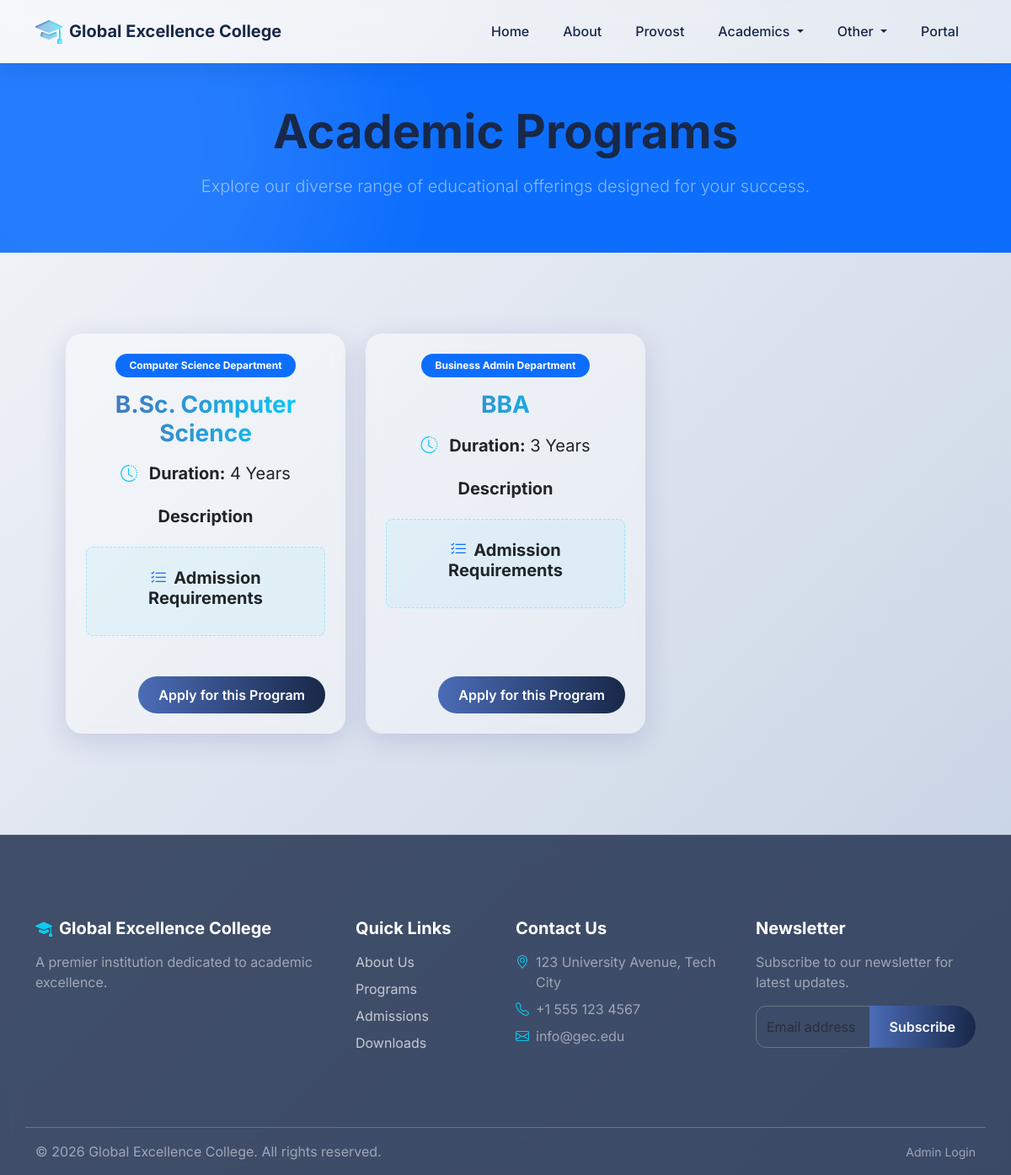
The app's page /pages/programs.php with its own data.
### tables this page shows
CREATE TABLE IF NOT EXISTS institution (
    id INT AUTO_INCREMENT PRIMARY KEY,
    name VARCHAR(255) NOT NULL,
    logo VARCHAR(255),
    motto VARCHAR(255),
    description TEXT,
    address TEXT,
    phone VARCHAR(50),
    email VARCHAR(100),
    website VARCHAR(100),
    facebook VARCHAR(100),
    twitter VARCHAR(100),
    instagram VARCHAR(100),
    map_embed TEXT,
    created_at TIMESTAMP DEFAULT CURRENT_TIMESTAMP
);

CREATE TABLE IF NOT EXISTS programs (
    id INT AUTO_INCREMENT PRIMARY KEY,
    department_id INT,
    name VARCHAR(255) NOT NULL,
    duration VARCHAR(50),
    description TEXT,
    requirements TEXT,
    created_at TIMESTAMP DEFAULT CURRENT_TIMESTAMP,
    FOREIGN KEY (department_id) REFERENCES departments(id) ON DELETE SET NULL
);

CREATE TABLE IF NOT EXISTS departments (
    id INT AUTO_INCREMENT PRIMARY KEY,
    name VARCHAR(255) NOT NULL,
    description TEXT,
    hod VARCHAR(255),
    created_at TIMESTAMP DEFAULT CURRENT_TIMESTAMP
);

### pages/programs.php (the view, shortened to what this page needs)
<?php
require_once __DIR__ . '/../includes/header.php';
require_once __DIR__ . '/../includes/navbar.php';
$stmt = $pdo->query("SELECT p.*, d.name as department_name FROM programs p LEFT JOIN departments d ON p.department_id = d.id ORDER BY p.name ASC");
$programs = $stmt->fetchAll();
?>
<div class="container-fluid py-5 bg-primary text-white text-center glass-panel rounded-0 border-0 shadow-none position-relative overflow-hidden">
    <div class="hero-shape hero-shape-2" style="background: rgba(255,255,255,0.1); width: 600px; height: 600px; top:-200px; left:-200px;"></div>
    <div class="container position-relative z-index-1">
        <h1 class="display-4 fw-bold mb-3">Academic Programs</h1>
        <p class="lead text-white-50">Explore our diverse range of educational offerings designed for your success.</p>
    </div>
</div>
<div class="container p-md-5 p-4 my-md-5 my-4">
    <?php if(count($programs) > 0): ?>
        <div class="row g-4">
            <?php foreach($programs as $prog): ?>
                <div class="col-lg-4 col-md-6 mb-4" id="prog-<?= $prog['id'] ?>">
                    <div class="card glass-card h-100 border-0 flex-column d-flex">
                        <div class="card-body p-md-4 p-3 text-center flex-grow-1">
                            <span class="badge bg-primary px-3 py-2 rounded-pill mb-3"><?= htmlspecialchars($prog['department_name'] ?? 'General') ?> Department</span>
                            <h3 class="card-title fw-bold mb-3 gradient-text"><?= htmlspecialchars($prog['name']) ?></h3>
                            <ul class="list-unstyled mb-4">
                                <li class="mb-2 fs-5"><i class="bi bi-clock-history text-info me-2"></i> <strong>Duration:</strong> <?= htmlspecialchars($prog['duration']) ?></li>
                            </ul>
                            <div class="mb-4 text-secondary lh-lg">
                                <h5 class="text-dark fw-bold mb-2">Description</h5>
                            </div>
                            <div class="p-4 rounded-3" style="background: rgba(0, 210, 255, 0.05); border: 1px dashed rgba(0, 210, 255, 0.3);">
                                <h5 class="text-dark fw-bold mb-2"><i class="bi bi-list-check me-2 text-primary"></i>Admission Requirements</h5>
                            </div>
                        </div>
                        <div class="card-footer bg-transparent border-0 p-4 text-end">
                            <a href="https://portal.cshtgusau.com/apply" class="btn btn-primary-custom">Apply for this Program</a>
                        </div>
                    </div>
                </div>
            <?php endforeach; ?>
        </div>
    <?php endif; ?>
</div>
<?php require_once __DIR__ . '/../includes/footer.php'; ?>

### includes/navbar.php (shortened to what this page needs)
<?php
$currentPage = basename($_SERVER['PHP_SELF']);
?>
<nav class="navbar navbar-expand-lg sticky-top glass-nav">
    <div class="container">
        <a class="navbar-brand d-flex align-items-center" href="<?= $base_dir ?>index.php">
            <?php if(!empty($institution['logo'])): ?>
                <img src="<?= $base_dir ?>assets/uploads/<?= htmlspecialchars($institution['logo']) ?>" alt="Logo" height="40" class="me-2">
            <?php else: ?>
                <i class="bi bi-mortarboard-fill fs-2 me-2 gradient-text"></i>
            <?php endif; ?>
            <span><?= $siteTitle ?></span>
        </a>
        <div class="collapse navbar-collapse" id="navbarNav">
            <ul class="navbar-nav ms-auto">
                <li class="nav-item">
                    <a class="nav-link <?= $currentPage == 'index.php' ? 'active' : '' ?>" href="<?= $base_dir ?>index.php">Home</a>
                </li>
                <li class="nav-item">
                    <a class="nav-link <?= $currentPage == 'about.php' ? 'active' : '' ?>" href="<?= $base_dir ?>pages/about.php">About</a>
                </li>
                <li class="nav-item">
                    <a class="nav-link <?= $currentPage == 'provost.php' ? 'active' : '' ?>" href="<?= $base_dir ?>pages/provost.php">Provost</a>
                </li>
                <li class="nav-item dropdown">
                    <a class="nav-link dropdown-toggle <?= in_array($currentPage, ['programs.php', 'departments.php']) ? 'active' : '' ?>" href="#" role="button" data-bs-toggle="dropdown">
                        Academics
                    </a>
                </li>
                <li class="nav-item dropdown">
                    <a class="nav-link dropdown-toggle <?= in_array($currentPage, ['news.php', 'events.php', 'gallery.php', 'downloads.php']) ? 'active' : '' ?>" href="#" role="button" data-bs-toggle="dropdown">
                        Other
                    </a>
                </li>
                <li class="nav-item">
                    <a class="nav-link"  href="https://portal.cshtgusau.com/login">Portal</a>
                </li>
            </ul>
        </div>
    </div>
</nav>

### includes/footer.php (shortened to what this page needs)
<footer class="glass-footer">
    <div class="container py-5">
        <div class="row gy-4">
            <div class="col-lg-4 col-md-6">
                <h5 class="text-white mb-3 d-flex align-items-center">
                    <i class="bi bi-mortarboard-fill me-2 text-info"></i> <?= $siteTitle ?>
                </h5>
                <p class="text-white-50"><?= htmlspecialchars($institution['description'] ?? 'A premier institution of learning.') ?></p>
            </div>
            <div class="col-lg-2 col-md-6">
                <h5 class="text-white mb-3">Quick Links</h5>
                <ul class="list-unstyled text-white-50">
                    <li class="mb-2"><a href="<?= $base_dir ?>pages/about.php">About Us</a></li>
                    <li class="mb-2"><a href="<?= $base_dir ?>pages/programs.php">Programs</a></li>
                    <li class="mb-2"><a href="https://portal.cshtgusau.com/apply">Admissions</a></li>
                    <li class="mb-2"><a href="<?= $base_dir ?>pages/downloads.php">Downloads</a></li>
                </ul>
            </div>
            <div class="col-lg-3 col-md-6">
                <h5 class="text-white mb-3">Contact Us</h5>
                <ul class="list-unstyled text-white-50">
                    <li class="mb-2 d-flex"><i class="bi bi-geo-alt me-2 text-info"></i> <span><?= htmlspecialchars($institution['address'] ?? '123 Education Street') ?></span></li>
                    <li class="mb-2 d-flex"><i class="bi bi-telephone me-2 text-info"></i> <span><?= htmlspecialchars($institution['phone'] ?? '+1 234 567 890') ?></span></li>
                    <li class="mb-2 d-flex"><i class="bi bi-envelope me-2 text-info"></i> <span><?= htmlspecialchars($institution['email'] ?? 'info@school.edu') ?></span></li>
                </ul>
            </div>
            <div class="col-lg-3 col-md-6">
                <h5 class="text-white mb-3">Newsletter</h5>
                <p class="text-white-50 mb-3">Subscribe to our newsletter for latest updates.</p>
                <form action="#" method="POST">
                    <div class="input-group">
                        <input type="email" class="form-control form-control-glass bg-transparent text-white border-secondary" placeholder="Email address" required>
                        <button class="btn btn-primary-custom" type="submit">Subscribe</button>
                    </div>
                </form>
            </div>
        </div>
    </div>
    <div class="container border-top border-secondary py-3 mt-4">
        <div class="row text-center text-md-start">
            <div class="col-md-6">
                <p class="mb-0 text-white-50">&copy; <?= date('Y') ?> <?= $siteTitle ?>. All rights reserved.</p>
            </div>
            <div class="col-md-6 text-md-end">
                <a href="<?= $base_dir ?>admin/login.php" class="text-white-50 small text-decoration-none">Admin Login</a>
            </div>
        </div>
    </div>
</footer>
</body>
</html>

### assets/css/style.css (style rules this page uses)
:root { --primary-color: #4b6cb7; --secondary-color: #182848; --accent-color: #00d2ff; --text-color: #333; --bg-gradient: linear-gradient(135deg, #f5f7fa 0%, #c3cfe2 100%); --glass-bg: rgba(255, 255, 255, 0.4); --glass-border: rgba(255, 255, 255, 0.6); --glass-shadow: 0 8px 32px 0 rgba(31, 38, 135, 0.15); }
body { font-family: 'Inter', 'Segoe UI', Roboto, sans-serif; background: var(--bg-gradient); color: var(--text-color); min-height: 100vh; display: flex; flex-direction: column; }
.glass-panel { background: var(--glass-bg); backdrop-filter: blur(12px); -webkit-backdrop-filter: blur(12px); border: 1px solid var(--glass-border); border-radius: 16px; box-shadow: var(--glass-shadow); }
.glass-nav { background: rgba(255, 255, 255, 0.2); backdrop-filter: blur(15px); -webkit-backdrop-filter: blur(15px); border-bottom: 1px solid rgba(255, 255, 255, 0.3); box-shadow: 0 4px 30px rgba(0, 0, 0, 0.1); }
.navbar-brand { font-weight: 700; color: var(--secondary-color) !important; text-shadow: 1px 1px 2px rgba(255,255,255,0.5); }
.nav-link { font-weight: 500; color: var(--secondary-color) !important; transition: all 0.3s ease; border-radius: 8px; padding: 8px 16px !important; margin: 0 4px; }
.btn-primary-custom { background: linear-gradient(to right, var(--primary-color), var(--secondary-color)); color: white; border: none; border-radius: 30px; padding: 10px 24px; font-weight: 600; transition: transform 0.3s ease, box-shadow 0.3s ease; }
.glass-card { background: var(--glass-bg); backdrop-filter: blur(10px); border: 1px solid var(--glass-border); border-radius: 20px; box-shadow: var(--glass-shadow); transition: all 0.4s ease; overflow: hidden; }
.hero-shape { position: absolute; border-radius: 50%; filter: blur(80px); z-index: -1; }
.hero-shape-2 { bottom: -150px; right: -50px; width: 500px; height: 500px; background: rgba(0, 210, 255, 0.3); }
footer { margin-top: auto; padding-top: 50px; }
.glass-footer { background: rgba(24, 40, 72, 0.8); backdrop-filter: blur(15px); color: white; border-top: 1px solid rgba(255,255,255,0.1); }
.glass-footer a { color: rgba(255,255,255,0.7); text-decoration: none; transition: color 0.3s; }
.form-control-glass { background: rgba(255, 255, 255, 0.5); border: 1px solid rgba(255, 255, 255, 0.8); border-radius: 12px; padding: 12px; color: var(--secondary-color); transition: all 0.3s ease; }
h1, h2, h3, h4, h5, h6 { color: var(--secondary-color); font-weight: 700; }
.gradient-text { background: linear-gradient(to right, var(--primary-color), var(--accent-color)); -webkit-background-clip: text; -webkit-text-fill-color: transparent; }

### records on screen
institution: name "Global Excellence College", description "A premier institution dedicated to academic excellence.", address "123 University Avenue, Tech City", phone "+1 555 123 4567", email "info@gec.edu"
programs: department.name "Computer Science", name "B.Sc. Computer Science", duration "4 Years"
programs: department.name "Business Admin", name "BBA", duration "3 Years"
